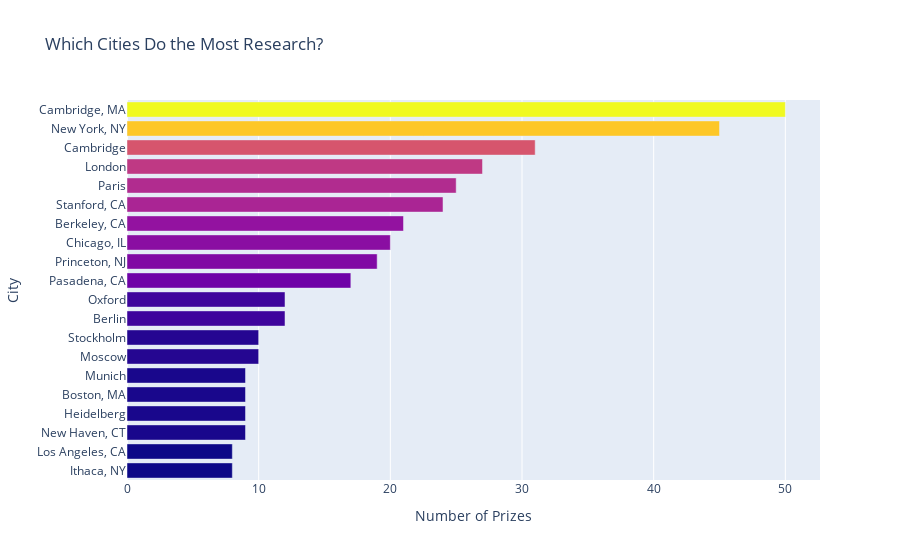

Notebook source saved alongside this figure:
### Code cell
top20_org_cities = df_data.organization_city.value_counts()[:20]
top20_org_cities.sort_values(ascending=True, inplace=True)
city_bar2 = px.bar(x = top20_org_cities.values,
                  y = top20_org_cities.index,
                  orientation='h',
                  color=top20_org_cities.values,
                  color_continuous_scale=px.colors.sequential.Plasma,
                  title='Which Cities Do the Most Research?')

city_bar2.update_layout(xaxis_title='Number of Prizes', 
                       yaxis_title='City',
                       coloraxis_showscale=False)
city_bar2.show()

### Figure 1 — Plotly figure (JSON) as saved in the notebook; plotly's stock layout.template omitted (floating-point values rounded to 4 significant figures)
{"data": [{"hovertemplate": "x=%{x}<br>y=%{y}<br>color=%{marker.color}<extra></extra>", "legendgroup": "", "marker": {"color": [8, 8, 9, 9, 9, 9, 10, 10, 12, 12, 17, 19, 20, 21, 24, 25, 27, 31, 45, 50], "coloraxis": "coloraxis", "pattern": {"shape": ""}}, "name": "", "orientation": "h", "showlegend": false, "textposition": "auto", "type": "bar", "x": [8, 8, 9, 9, 9, 9, 10, 10, 12, 12, 17, 19, 20, 21, 24, 25, 27, 31, 45, 50], "xaxis": "x", "y": ["Ithaca, NY", "Los Angeles, CA", "New Haven, CT", "Heidelberg", "Boston, MA", "Munich", "Moscow", "Stockholm", "Berlin", "Oxford", "Pasadena, CA", "Princeton, NJ", "Chicago, IL", "Berkeley, CA", "Stanford, CA", "Paris", "London", "Cambridge", "New York, NY", "Cambridge, MA"], "yaxis": "y"}], "layout": {"barmode": "relative", "coloraxis": {"colorbar": {"title": {"text": "color"}}, "colorscale": [[0, "#0d0887"], [0.1111, "#46039f"], [0.2222, "#7201a8"], [0.3333, "#9c179e"], [0.4444, "#bd3786"], [0.5556, "#d8576b"], [0.6667, "#ed7953"], [0.7778, "#fb9f3a"], [0.8889, "#fdca26"], [1, "#f0f921"]], "showscale": false}, "legend": {"tracegroupgap": 0}, "title": {"text": "Which Cities Do the Most Research?"}, "xaxis": {"anchor": "y", "domain": [0, 1], "title": {"text": "Number of Prizes"}}, "yaxis": {"anchor": "x", "domain": [0, 1], "title": {"text": "City"}}}}
